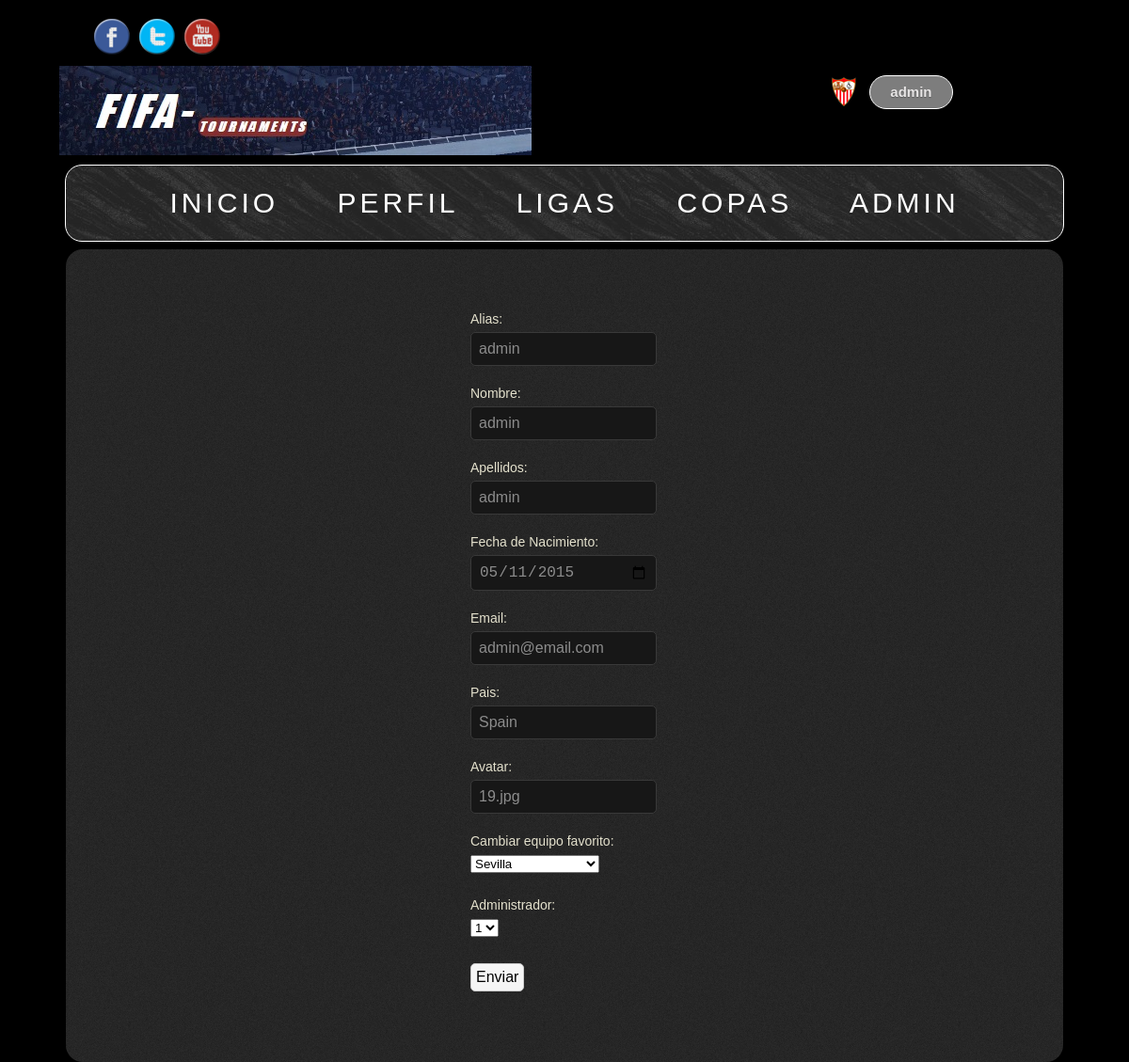
Page /paginas/administracion/modificarjugador.php?cod=19 (signed in) on the committed database.
### tables this page shows
CREATE TABLE `jugador` (
  `idjugador` int(4) NOT NULL,
  `alias` varchar(20) NOT NULL,
  `nombre` varchar(25) DEFAULT NULL,
  `apellidos` varchar(25) DEFAULT NULL,
  `fecnac` date NOT NULL,
  `email` varchar(50) NOT NULL,
  `pais` varchar(15) DEFAULT NULL,
  `clave` varchar(40) NOT NULL,
  `equipofav` varchar(25) DEFAULT NULL,
  `administrador` tinyint(1) DEFAULT '0',
  `archivo` varchar(50) NOT NULL DEFAULT 'pordefecto.jpg',
  `temapref` varchar(10) NOT NULL DEFAULT 'original'
);

CREATE TABLE `equipo` (
  `idequipo` int(4) NOT NULL,
  `nombreequipo` varchar(25) NOT NULL,
  `liga` varchar(25) NOT NULL,
  `valoracion` decimal(2,1) DEFAULT NULL,
  `imagenequipo` varchar(25) DEFAULT NULL
);

### paginas/administracion/modificarjugador.php (the view, shortened to what this page needs)
<?php
include "../cabecera3.php";
?>
<!DOCTYPE html PUBLIC "-//W3C//DTD XHTML 1.0 Strict//EN"
    "http://www.w3.org/TR/xhtml1/DTD/xhtml1-strict.dtd">
<html xmlns="http://www.w3.org/1999/xhtml" xml:lang="es" lang="es">
<head>
<?php if(isset($_SESSION['alias'])){
	echo "<link href='../../estilos/".$_SESSION['temapref']."/cabecera.css' rel='stylesheet' type='text/css' />";
	echo "<link href='../../estilos/".$_SESSION['temapref']."/administracion.css' rel='stylesheet' type='text/css' />";
    } else {
    echo "<link href='../../estilos/1/cabecera.css' rel='stylesheet' type='text/css' />";
    echo "<link href='../../estilos/1/administracion.css' rel='stylesheet' type='text/css' />";
 } ?>
</head>
<body>
    <div class=cuerpo>
    <?php
        if (isset($_GET['cod'])) {
            $query = "SELECT * FROM jugador WHERE idjugador='".$_GET['cod']."';";
            $result = mysql_query($query) or die('Consulta fallida: ' . mysql_error());
            while ($line = mysql_fetch_array($result)) {
                echo "<div class=wrapper>";
                echo "<form method='post' action='modificarjugador.php?cod=".$line['alias']."'>";
                echo "<label for='Alias'>Alias:</label><input class='text' name='alias' value='".$line['alias']."' required>";
                echo "<label for='Nombre'>Nombre:</label><input class='text' name='nombre'  value='".$line['nombre']."' required>";
                echo "<label for='Apellidos'>Apellidos:</label><input class='text' name='apellidos' value='".$line['apellidos']."' required>";
                echo "<label for='Fecha'>Fecha de Nacimiento:</label><input class='text' type='date' name='fecnac' value='".$line['fecnac']."' required>";
                echo "<label for='Email'>Email:</label><input class='text' name='email' value='".$line['email']."' required>";
                echo "<label for='Pais'>Pais:</label><input class='text' name='pais' value='".$line['pais']."' required>";
                echo "<label for='Avatar'>Avatar:</label><input class='text' name='archivo' value='".$line['archivo']."' required>";
                echo "<label for='favorito'>Cambiar equipo favorito:</label>";
                $consulta = 'SELECT nombreequipo FROM equipo order by nombreequipo';
                $result2 = mysql_query($consulta) or die('Consulta fallida: ' . mysql_error());
                echo "<select name='nombreequipo'>";
                    while ($linea = mysql_fetch_array($result2, MYSQL_ASSOC)) {
                        $equipo = $line['equipofav'];
                        echo "Elige tu equipo favorito: <option value='".$linea['nombreequipo']."'";
                        if ($equipo==$linea['nombreequipo']) {
                            echo " selected";
                        }
                        echo ">".$linea['nombreequipo']."";
                    echo "</option>";
                    }
                echo "</select>";
                echo "<br><br><label for='Administrador'>Administrador:</label>";
                echo "<select name='administrador'>";
                echo "<option value='1'";
                if (1==$line['administrador']) {
                            echo " selected";
                        }
                echo ">1</option>";
                echo "</select>";
                echo "<br><br><input class='submit' type='submit' name='enviar' value='Enviar'>";
                echo "</form>";
                echo "</div>";
            }
        }
    ?>
    </div>
</body>
</html>

### estilos/1/cabecera.css (style rules this page uses)
body { background: black url(../../imagenes/fondo.jpg) no-repeat center 0 fixed; font:15px/20px Arial, Helvetica, sans-serif; }
.cuerpo { background-image: url(../../imagenes/bg.png); border-radius:18px; padding: 2em; position: absolute; top: 265px; left: 10px; right: 10px; width: 1000px; margin: 0px auto; }

### estilos/1/administracion.css (style rules this page uses)
.wrapper { width: 200px; margin: 0pt auto; padding: 2em; -moz-border-radius: 15px; -webkit-border-radius: 15px; -khtml-border-radius: 15px; }
label { display: block; color: #e4e1cd; line-height: 2em; font-size: 14px; }
input.text, input.submit { width: 90%; background-color: #171717; padding: 8px; color: #8c8c8c; border: 1px solid #393939; margin-bottom: 15px; border-radius: 5px; -moz-border-radius: 5px; -webkit-border-radius: 5px; -khtml-border-radius: 5px; font-size: 16px; }
input.submit { width: auto !Important; background: #f5f5f5; color: #000; border-color: #c8c8c8; padding: 5px; margin-top: 0.5em; }

### rows in the picture
jugador: alias "admin", nombre "admin", apellidos "admin", fecnac "05/11/2015", email "admin@email.com", pais "Spain", archivo "19.jpg", nombreequipo "Sevilla", administrador "1"

### other values in the picture
$_SESSION['alias'] "admin"
